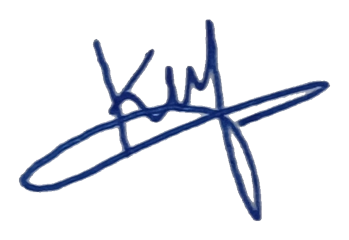
#> input picture private/doctor-signature.png, 349 x 240 px, found by its file name
$ python embed-rx-assets.py
#> lines starting #> are read from the running program, lines starting #| are printed output that depends on the picture; pictures that were not available may be replaced by others from this repository, and a replacement may not be noted
"""Regenerate lib/server/rxAssets.ts after changing the signature or logo image."""
import base64, io
from PIL import Image

def b64(path, size):
#> called with path = 'private/doctor-signature.png', size = (300, 210)
    im = Image.open(path).convert("RGBA")
#> im is the input picture: PIL image 349x240 RGBA; mean R, G, B, A 10.2, 12.5, 18.5, 30.7
    im.thumbnail(size)
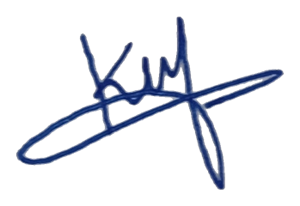
#> im: PIL image 300x206 RGBA; mean R, G, B, A 11.5, 13.9, 20, 30.7; transparent parts drawn white
    buf = io.BytesIO()
    im.save(buf, "PNG", optimize=True)
    return base64.b64encode(buf.getvalue()).decode()

sig = b64("private/doctor-signature.png", (300, 210))
logo = b64("public/logo-mark.png", (120, 120))
#> call 2 of b64, with path = 'public/logo-mark.png', size = (120, 120)
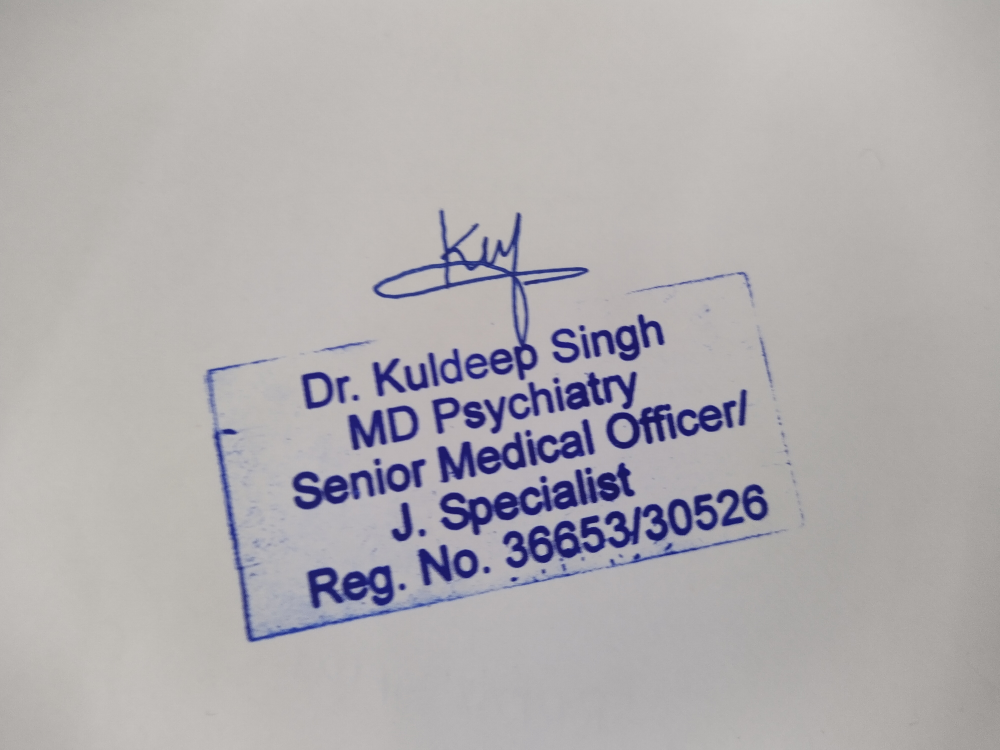
#> input picture private/doctor-seal-signature.jpg, 4000 x 3000 px, given in place of logo-mark.png, which was not available (shown at 1/4 size)
#> in b64 (call 2), `im.thumbnail(size)`:
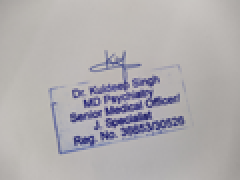
#> im: PIL image 120x90 RGBA (shown 2 times larger); mean R, G, B, A 176, 172.7, 175, 255
open("lib/server/rxAssets.ts", "w").write(
    'import "server-only";\n\n'
    "/** Images embedded into e-signed prescription PDFs. Regenerate with scripts/embed-rx-assets.py. */\n"
    f'export const SIGNATURE_PNG_BASE64 = "{sig}";\n'
    f'export const LOGO_PNG_BASE64 = "{logo}";\n'
)
